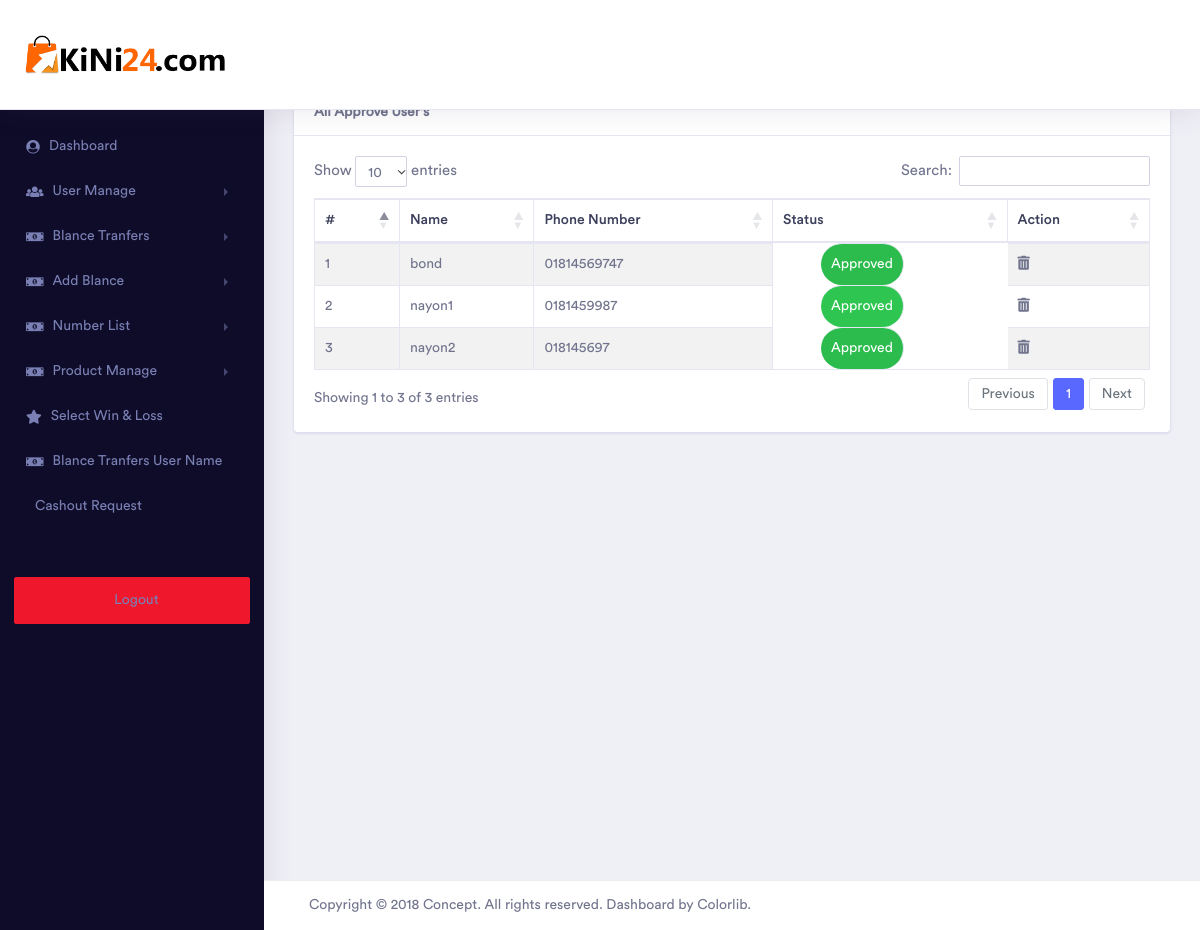
/admin/manage-user.php (signed in), run on the app's committed database.
### tables this page shows
CREATE TABLE `tbl_user` (
  `id` int(11) NOT NULL,
  `user_name` varchar(255) NOT NULL,
  `number` varchar(255) NOT NULL,
  `password` varchar(255) NOT NULL,
  `status` varchar(255) NOT NULL
);

### admin/manage-user.php (the view, shortened to what this page needs)
<?php include 'inc/header.php';?>
<?php
if(isset($_SESSION['id']) && !empty($_SESSION['id'])){
include 'inc/side-bar.php';
include 'lib/db.php';
?>
<div class="dashboard-wrapper">
    <div class="dashboard-ecommerce">
        <div class="container-fluid dashboard-content ">
            <div class="row">
              <div class="col-md-12">
              <div class="card">
                  <div class="card-header">
                      <strong>All Approve User's</strong>
                  </div>
                  <div class="card-body">
                      <table id="example" class="table table-striped table-bordered">
                          <thead>
                              <tr>
                                  <th>#</th>
                                  <th>Name</th>
                                  <th>Phone Number</th>
                                  <th>Status</th>
                                  <th>Action</th>
                              </tr>
                          </thead>
                          <tbody>
                             <?php
                              $sr = 0;
                    $res = mysqli_query($conn, "SELECT * FROM tbl_user WHERE status = 'Approved' ");
                             while($row = mysqli_fetch_assoc($res)){
                            $sr++;
                              ?>
                              <tr>
                              <td><?= $sr;?></td>
                              <td><?= $row['user_name'];?></td>
                              <td><?= $row['number'];?></td>
                              <td class="btn btn-success btn-rounded ml-5"><?= $row['status'];?></td>
                              <td>
                                  <a href="?delete=<?= $row['id'];?>" class=""><i class="fa fa-trash-alt"></i></a>
                              </td>
                          </tr>
                          <?php } ?>
                          </tbody>
                      </table>
                  </div>
              </div>
              </div>
            </div>
        </div>
    </div>
    <?php include 'inc/footer.php';
    }else{
    echo '<script>window.location.href = "index.php";</script>';
}
    ?>

### data on the page
tbl_user: user_name "bond", number "01814569747", status "Approved"
tbl_user: user_name "nayon1", number "0181459987", status "Approved"
tbl_user: user_name "nayon2", number "018145697", status "Approved"
